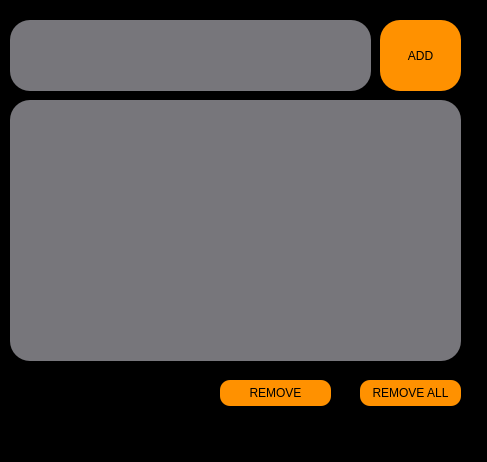
<?xml version="1.0" encoding="UTF-8"?>
<ui version="4.0">
 <class>MainWindow</class>
 <widget class="QMainWindow" name="MainWindow">
  <property name="geometry">
   <rect>
    <x>0</x>
    <y>0</y>
    <width>487</width>
    <height>462</height>
   </rect>
  </property>
  <property name="windowTitle">
   <string>MainWindow</string>
  </property>
  <property name="styleSheet">
   <string notr="true">background-color: rgb(0, 0, 0);</string>
  </property>
  <widget class="QWidget" name="centralwidget">
   <widget class="QPushButton" name="addButton">
    <property name="geometry">
     <rect>
      <x>220</x>
      <y>380</y>
      <width>111</width>
      <height>26</height>
     </rect>
    </property>
    <property name="styleSheet">
     <string notr="true">background-color: rgb(255, 145, 0);
border-radius:10px;</string>
    </property>
    <property name="text">
     <string>REMOVE</string>
    </property>
   </widget>
   <widget class="QPushButton" name="removeButton">
    <property name="geometry">
     <rect>
      <x>380</x>
      <y>20</y>
      <width>81</width>
      <height>71</height>
     </rect>
    </property>
    <property name="styleSheet">
     <string notr="true">background-color:rgb(255, 145, 0);
border-radius:20px;</string>
    </property>
    <property name="text">
     <string>ADD</string>
    </property>
   </widget>
   <widget class="QLineEdit" name="addTask">
    <property name="geometry">
     <rect>
      <x>10</x>
      <y>20</y>
      <width>361</width>
      <height>71</height>
     </rect>
    </property>
    <property name="styleSheet">
     <string notr="true">background-color: rgb(119, 118, 123);
border-radius:20px;</string>
    </property>
   </widget>
   <widget class="QListWidget" name="listWidget">
    <property name="geometry">
     <rect>
      <x>10</x>
      <y>100</y>
      <width>451</width>
      <height>261</height>
     </rect>
    </property>
    <property name="styleSheet">
     <string notr="true">background-color: rgb(119, 118, 123);
border-radius:20px;</string>
    </property>
   </widget>
   <widget class="QPushButton" name="Remove_all">
    <property name="geometry">
     <rect>
      <x>360</x>
      <y>380</y>
      <width>101</width>
      <height>26</height>
     </rect>
    </property>
    <property name="styleSheet">
     <string notr="true">background-color: rgb(255, 145, 0);
border-radius:10px;</string>
    </property>
    <property name="text">
     <string>REMOVE ALL</string>
    </property>
   </widget>
  </widget>
  <widget class="QMenuBar" name="menubar">
   <property name="geometry">
    <rect>
     <x>0</x>
     <y>0</y>
     <width>487</width>
     <height>23</height>
    </rect>
   </property>
  </widget>
  <widget class="QStatusBar" name="statusbar"/>
 </widget>
 <resources/>
 <connections/>
</ui>
